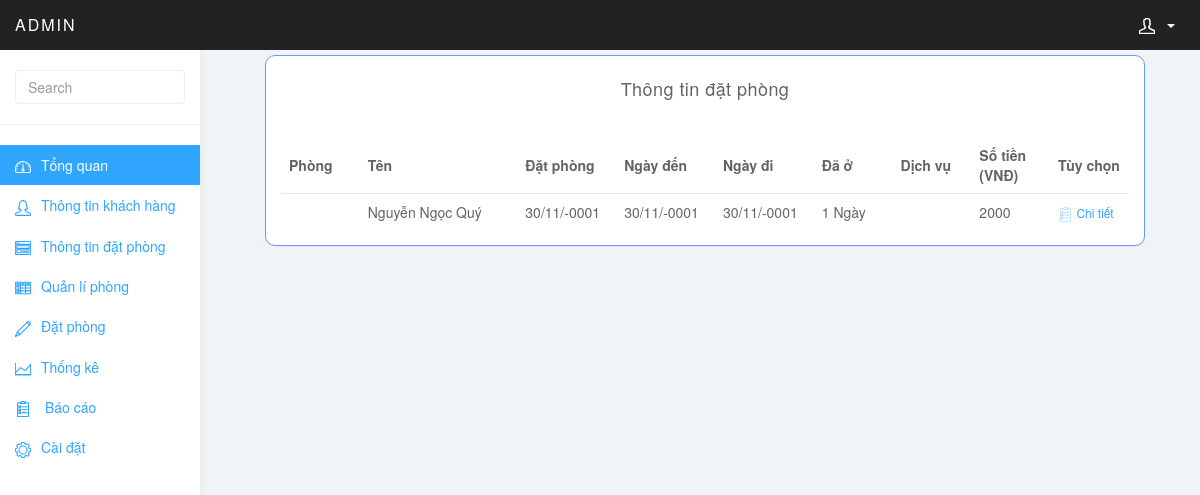
/admin/controller/room.php (signed in), run on the app's committed database.
### tables this page shows
CREATE TABLE `room_order` (
  `id` int(11) NOT NULL,
  `room_id` int(11) NOT NULL,
  `status_id` int(11) NOT NULL,
  `note` varchar(200) NOT NULL,
  `date_check_in` date NOT NULL,
  `date_checkout` date NOT NULL,
  `date_order` date NOT NULL,
  `customer_id` int(11) NOT NULL,
  `price` decimal(10,0) NOT NULL,
  `quantity` int(11) NOT NULL
);

CREATE TABLE `customer` (
  `id` int(11) NOT NULL,
  `name` varchar(100) NOT NULL,
  `birth_day` date NOT NULL,
  `passport` varchar(50) NOT NULL,
  `email` varchar(100) NOT NULL,
  `password` varchar(100) NOT NULL,
  `phone` varchar(20) NOT NULL,
  `gender` varchar(100) NOT NULL,
  `adress` varchar(200) NOT NULL,
  `city_id` int(11) NOT NULL
);

### admin/controller/room.php (called while the page is built)
<?php
	require_once('../view/view_room.php');
?>

### admin/include/get_list.php (called while the page is built, shortened)
<?php
function get_setting() {
    global $db;
    $query = '
        SELECT *
        FROM hotel_option';
    try {
        $statement = $db->prepare($query);
        $statement->execute();
        $result = $statement->fetch();
        return $result;
    } catch (PDOException $e) {
        $error_message = $e->getMessage();
        display_db_error($error_message);
    }
}
?>

### admin/link.php (called while the page is built)
<?php
	require_once('include/config.php');
	require_once('include/get_list.php');
	$option=get_setting();
	$a='/admin';
	$plink=$option['link'].$a;
?>

### admin/include/room_db.php (called while the page is built, shortened)
<?php
function get_list_room_order() {
    global $db;
    $query = '
        SELECT * FROM room_order';
    try {
        $statement = $db->prepare($query);
        $statement->execute();
        $result = $statement->fetchAll();
        return $result;
    } catch (PDOException $e) {
        $error_message = $e->getMessage();
        display_db_error($error_message);
    }
}
?>

### admin/include/customer_db.php (called while the page is built, shortened)
<?php
function get_customer_id($id) {
    global $db;
    $query = '
        SELECT *
        FROM customer
        WHERE id = :id';
    try {
        $statement = $db->prepare($query);
        $statement->bindValue(':id', $id);
        $statement->execute();
        $result = $statement->fetch();
        return $result;
    } catch (PDOException $e) {
        $error_message = $e->getMessage();
        display_db_error($error_message);
    }
}
?>

### admin/view/menu.php (the view, shortened to what this page needs)
<?php
	require_once('../link.php');
?>
<!DOCTYPE html>
<html>
<head>
<link href="<?php echo $plink;?>/bootstrap/css/bootstrap.min.css" rel="stylesheet">
<link href="<?php echo $plink;?>/css/styles.css" rel="stylesheet">
<link href="<?php echo $plink;?>/css/form.css" rel="stylesheet">
</head>
<body>
	<nav class="navbar navbar-inverse navbar-fixed-top" role="navigation">
		<div class="container-fluid">
			<div class="navbar-header">
				<a class="navbar-brand" href="<?php echo $plink;?>/index.php"><span></span>admin</a>
				<ul class="user-menu">
					<li class="dropdown pull-right">
						<a href="#" class="dropdown-toggle" data-toggle="dropdown"><svg class="glyph stroked male-user"><use xlink:href="#stroked-male-user"></use></svg><span class="caret"></span></a>
					</li>
				</ul>
			</div>
		</div>
	</nav>
		<div id="sidebar-collapse" class="col-sm-3 col-lg-2 sidebar">
		<form role="search">
			<div class="form-group">
				<input type="text" class="form-control" placeholder="Search">
			</div>
		</form>
		<ul class="nav menu">
			<li class="active"><a href="<?php echo $plink;?>/index.php"><svg class="glyph stroked dashboard-dial"><use xlink:href="#stroked-dashboard-dial"></use></svg>Tổng quan</a></li>
			<li><a href="<?php echo $plink;?>/controller/customers.php"><svg class="glyph stroked female user"><use xlink:href="#stroked-female-user"></use></svg>Thông tin khách hàng</a></li>
			<li><a href="<?php echo $plink;?>/controller/room.php"><svg class="glyph stroked app window with content"><use xlink:href="#stroked-app-window-with-content"></use></svg>Thông tin đặt phòng</a></li>
			<li <?php if($_SESSION['level']!='1'){echo "style='display:none'";}else echo "";?>><a href="<?php echo $plink;?>/controller/room_setting.php"><svg class="glyph stroked table"><use xlink:href="#stroked-table"></use></svg>Quản lí phòng</a></li>
			<li><a href="<?php echo $plink;?>/controller/form.php"><svg class="glyph stroked pencil"><use xlink:href="#stroked-pencil"></use></svg>Đặt phòng</a></li>
			<li><a href="<?php echo $plink;?>/controller/statistical.php"><svg class="glyph stroked line-graph"><use xlink:href="#stroked-line-graph"></use></svg>Thống kê</a></li>
			<li><a href="<?php echo $plink;?>/controller/user.php""><svg class="glyph stroked clipboard with paper"><use xlink:href="#stroked-clipboard-with-paper"></use></svg> Báo cáo</a></li>
			<li <?php if($_SESSION['level']!='1'){echo "style='display:none'";}else echo "";?>><a href="<?php echo $plink;?>/controller/setting.php"><svg class="glyph stroked gear"><use xlink:href="#stroked-gear"></use></svg>Cài đặt</a></li>
		</ul>
	</div>

### admin/view/view_room.php (shortened to what this page needs)
<?php
	require_once('../include/config.php');
	require_once('../include/room_db.php');
	require_once('../include/customer_db.php');
	require_once('../link.php');
		require_once('menu.php');
		$orders=get_list_room_order();
?>
	<div class="col-sm-9 col-sm-offset-3 col-lg-10 col-lg-offset-2 main">
	<form method="POST" class="col-sm-12 col-lg-12">
			<div class="row col-md-12">
				<div class="right col-lg-12">
				  <section class="panel">
				      <header class="panel-heading" style="text-align:center">
				          Thông tin đặt phòng
				      </header>
						<div class="panel-body table-responsive">
							<table class="table ">
								<thead>
									<tr>
										<th class="col-md-1">Phòng</th>
										<th class="col-md-2">Tên</th>
										<th class="col-md-1">Đặt phòng</th>
										<th class="col-md-1">Ngày đến</th>
										<th class="col-md-1">Ngày đi</th>
										<th class="col-md-1">Đã ở</th>
										<th class="col-md-1">Dịch vụ</th>
										<th class="col-md-1">Số tiền (VNĐ)</th>
										<th class="col-md-1">Tùy chọn</th>
									</tr>
								</thead>
								<tbody>
								<?php foreach ($orders as $order):?>
									<tr>
										<th scope="row"><?php $room=get_room($order['room_id']);echo $room['name'];?></th>
										<td><?php $customer=get_customer_id($order['customer_id']);echo $customer['name'];?></td>
										<td><?php echo date('d/m/Y',strtotime($order['date_order']));?></td>
										<td><?php echo date('d/m/Y',strtotime($order['date_check_in']));?></td>
										<td><?php echo date('d/m/Y',strtotime($order['date_checkout']));?></td>
										<td><?php echo $order['quantity']." Ngày";?></td>
										<td></td>
										<td><?php echo $order['price'];?></td>
										<td>
											<li style="list-style-type: none;">
												<a href="<?php echo $plink;?>/controller/user.php?id=<?php echo $order['id']?>" style="font-size:12px">
													<svg class="glyph stroked clipboard with paper" style="height: 15;width:15;">
													<use xlink:href="#stroked-clipboard-with-paper"/>
													</svg>
													Chi tiết
												</a>
											</li>
										</td>
									</tr>
								<?php endforeach?>
								</tbody>
							</table>
						</div>
					</section>
				</div>
			</div>
	</form>
	</div>
		</body>
		</html>

### admin/css/styles.css (style rules this page uses)
body { background: #f1f4f7; padding-top: 50px; color: #5f6468; }
a, a:hover, a:focus { color: #30a5ff; }
.form-control { border: 1px solid #eee; box-shadow: none; }
.navbar-header .navbar-brand { color: #fff; font-size: 16px; text-transform: uppercase; font-weight: 500; letter-spacing: 2px; }
.panel { border: 0; }
.panel-heading { font-size: 18px; font-weight: 300; letter-spacing: 0.025em; height: 66px; line-height: 45px; }
.navbar { border: 0; }
.user-menu { display: inline-block; margin-top: 14px; margin-right: 10px; float: right; list-style: none; padding: 0; }
.user-menu a { color: #fff; }
.sidebar { display: block; background-color: #fff; padding: 0; display: none; }
.sidebar form { padding: 20px 15px 5px 15px; border-bottom: 1px solid #eee; margin-bottom: 20px; }
@media (min-width: 768px) { .sidebar { display: block; position: fixed; top: 50px; bottom: 0; left: 0; z-index: 1000; display: block; margin: 0; padding: 0; overflow-x: hidden; overflow-y: auto; background-color: #fff; box-shadow: 1px 0px 10px rgba(0, 0, 0, .05); } }
@media (min-width: 768px) { .navbar-header { width: 100%; } }
.sidebar ul.nav .active a, .sidebar ul.nav li.parent a.active, .sidebar ul.nav .active > a:hover, .sidebar ul.nav li.parent a.active:hover, .sidebar ul.nav .active > a:focus, .sidebar ul.nav li.parent a.active:focus { color: #fff; background-color: #30a5ff; }
.table { background: #fff; }
.table>thead>tr>th { border-bottom: 1px solid #e6e7e8; vertical-align: middle; height: 50px; }
.sidebar .glyph, .user-menu .glyph { height: 16px; width: 16px; margin: 0 10px 0 0; stroke-width: 3px; }
.user-menu .glyph { stroke-width: 4px; }
.glyph.table { background: none; border: none; }

### admin/css/form.css (style rules this page uses)
.row { margin: 5px; }
.panel { border: 1px solid #6699FF; border-radius: 10px; }

### data on the page
room_order: customer.name "Nguyễn Ngọc Quý", date_order "30/11/-0001", date_check_in "30/11/-0001", date_checkout "30/11/-0001", quantity "1", price "2000"
